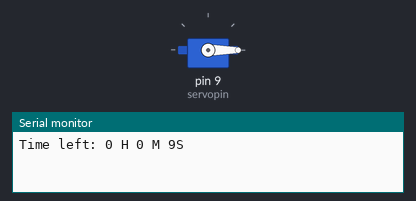
Recording of a sketch running on a simulated Arduino Uno, built with avr-gcc and run on an emulated ATmega328P. Parts: servo, the last lines printed to the serial monitor.

Above: at 0.1 s.
At 11.1 s:
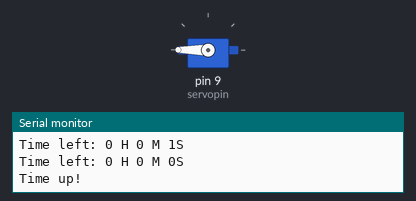
Timing chart, 0 to 12.6 s (numbered marks = the images above):
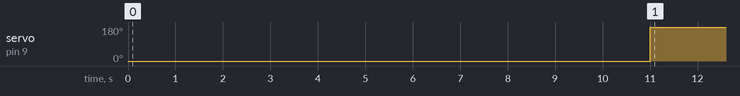

Measured:
- by itself, servo on pin 9 (servopin): 0° → 180° at 11.0 s

The sketch:

A.C.D.ino
```cpp
#include<Servo.h>

Servo switcher;
int servopin = 9 ;

void setup() {
  // put your setup code here, to run once:
Serial.begin(9600);
switcher.attach(servopin);
timer();
}
void loop(){}
void timer() {
  // put your main code here, to run repeatedly
   int m,h,s,sec;
   switcher.write(0);
 /*  Serial.println( "Enter the number of hours = ") ;
   while (Serial.available() == 0) {}
   h = Serial.parseInt() ;
   delay(1000);
   Serial.println("Enter the number of minutes = ");
   while (Serial.available() == 0) {}
   m = Serial.parseInt() ;
   delay(1000);
   Serial.println("Enter the number of seconds = ");
   while (Serial.available() == 0) {}
   s = Serial.parseInt() ;
   delay(1000);*/
   s = 10;
   m = 0;
   h = 0 ;
     sec = s+ m*60 + h*3600;

   while(sec){
   sec--;
   if (s>0){
     s--; }
   if(s==0 && m>0 ){
     m-- ;
     s=60;}
   if(m==0 && h>0){
     h-- ;
     m=60;
     }
   if (sec==0)
     s=0;
   Serial.print("Time left: ");
   Serial.print(h);
   Serial.print(" H ");
   Serial.print(m);
   Serial.print(" M ");
   Serial.print(s);
   Serial.println("S");
   delay(1000);
   }
   delay(1000);
   Serial.print("Time up!");
   switcher.write(180);
}
```
